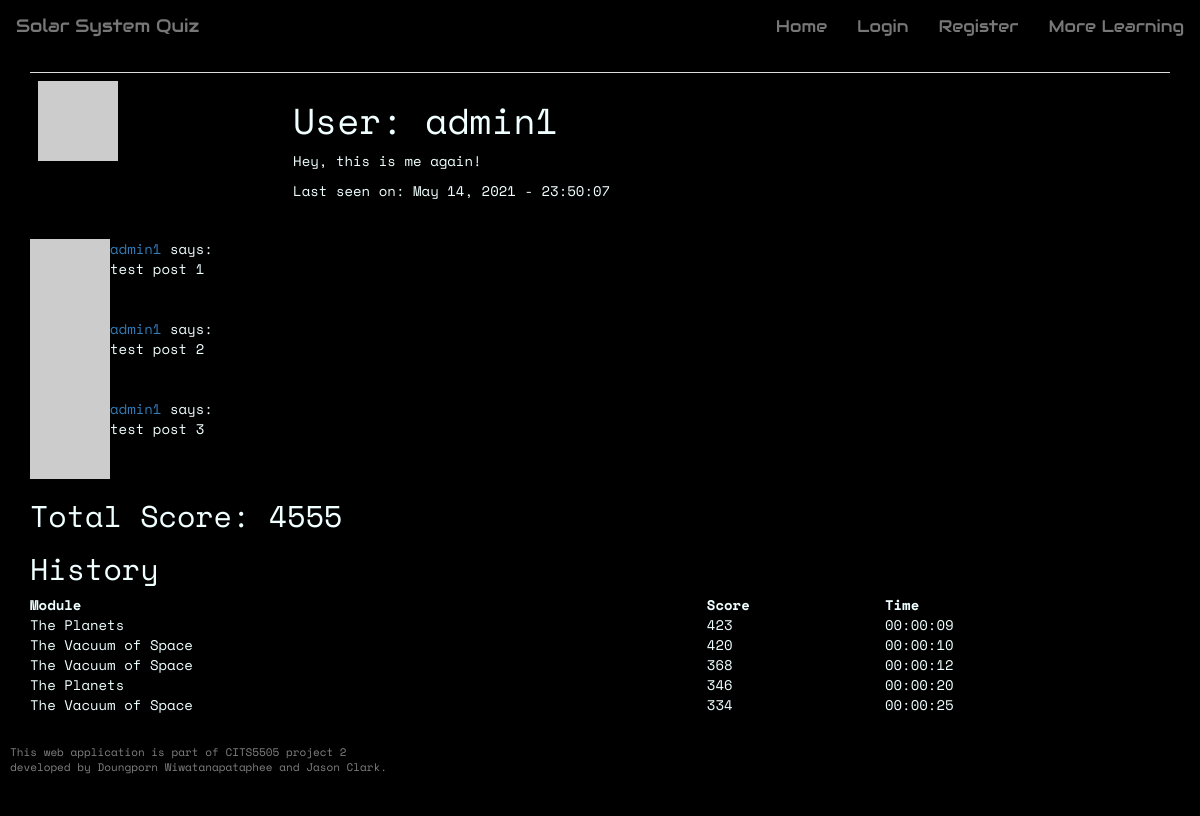
/user/admin1, run on an earlier commit of the app's database.
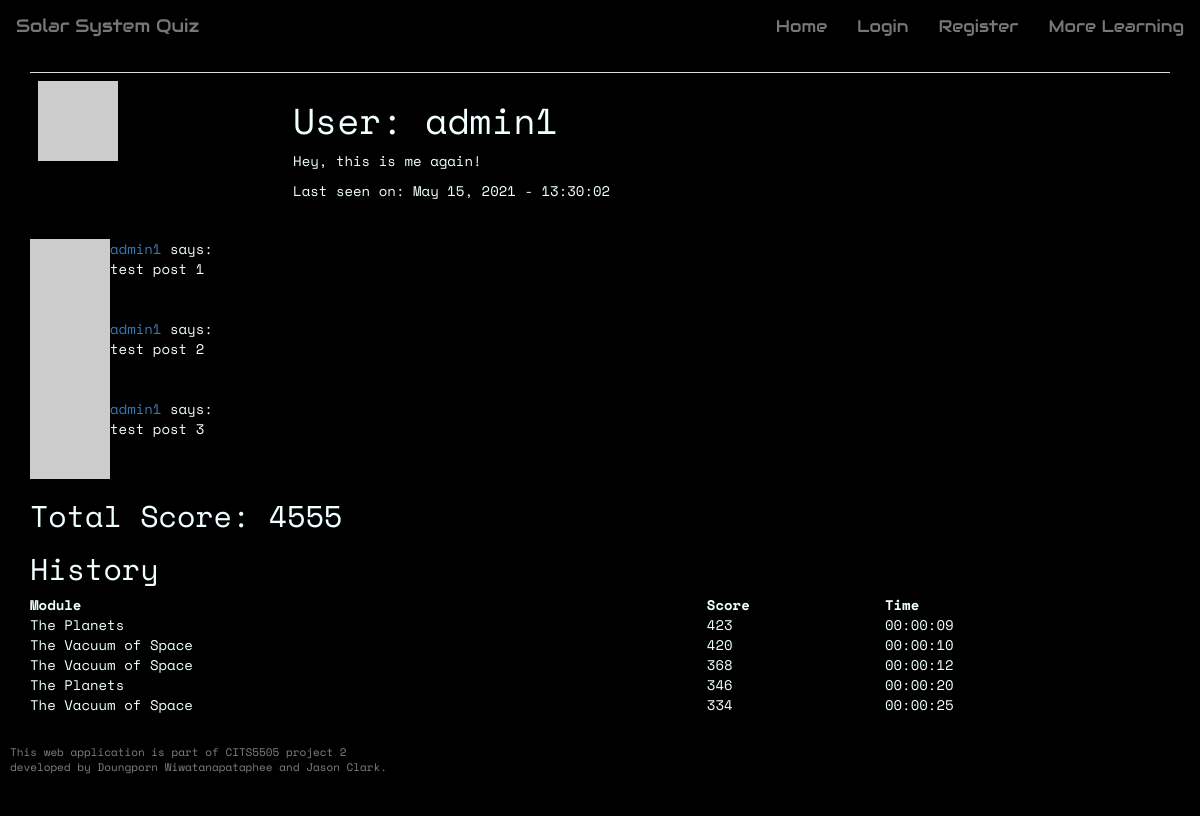
And on a later commit of the database.
### app/models.py (models this page shows, shortened)
class User(UserMixin, db.Model):
    __tablename__ = 'user_table'
    id = db.Column(db.Integer, primary_key=True)
    username = db.Column(db.String(64), index=True, unique=True)
    user_type = db.Column(db.String(64))
    email = db.Column(db.String(120), index=True, unique=True)
    password_hash = db.Column(db.String(128))
    posts = db.relationship('Post', backref='author', lazy='dynamic')
    about_me = db.Column(db.String(140))
    last_seen = db.Column(db.DateTime, default=datetime.utcnow)
    score_child = db.relationship("Score", backref = 'user_parent')
    quiz_unlocked = db.Column(db.Integer, default=0)
    def avatar(self, size):
      digest = md5(self.email.lower().encode('utf-8')).hexdigest()
      return 'https://www.gravatar.com/avatar/{}?d=identicon&s={}'.format(digest, size)

class Post(db.Model):
    id = db.Column(db.Integer, primary_key=True)
    user_id = db.Column(db.Integer, db.ForeignKey('user_table.id')) #user.id
    body = db.Column(db.String(140))
    timestamp = db.Column(db.DateTime, index=True, default=datetime.utcnow)
    page = db.Column(db.String)
    upvotes = db.Column(db.Integer, default=0)
    downvotes = db.Column(db.Integer, default=0)

class Score(db.Model):
    __tablename__ = 'score'
    id = db.Column(db.Integer, primary_key = True)
    user_id = db.Column(db.Integer, db.ForeignKey('user_table.id'))
    questionset_id = db.Column(db.Integer, db.ForeignKey('questionset.id'))
    score = db.Column(db.Integer)
    time_taken = db.Column(db.Time)

class QuestionSet(db.Model):
    __tablename__ = 'questionset'
    id = db.Column(db.Integer, primary_key = True)
    name = db.Column(db.String(64))
    module = db.Column(db.String(64))
    number_of_questions = db.Column(db.Integer)
    child = db.relationship("CurrentQuestion")
    score_child = db.relationship('Score', backref= 'questionset_parent')

### app/routes.py (the view)
@app.route('/user/<username>', methods = ['GET','POST'])
def user_profile(username):
    user = User.query.filter_by(username=username).first_or_404()
    page = request.args.get('page', 1, type=int)
    posts = user.posts.paginate(
      page, 5, False)
    next_url = url_for('user_profile', username=username, page=posts.next_num) \
      if posts.has_next else None
    prev_url = url_for('user_profile', username=username, page=posts.prev_num) \
      if posts.has_prev else None
    score_dict = [] # initialise module score dictionary
    total = 0       # initialise total score as zero
    user_scores = Score.query.filter_by(user_id=user.id).all()
    for score in user_scores:
        score_dict.append({'module': score.questionset_id}) # append scores for each learning module
        total += score.score    # add total score
        scoreSorted = Score.query.filter_by(user_id=user.id).order_by(Score.score.desc()).all()
    return render_template('user_profile.html', user=user, score=total, posts=posts.items,
    scoreSorted = scoreSorted, next_url=next_url, prev_url=prev_url)

### app/routes.py (called while the page is built)
@app.before_request
def before_request():
    from_zone = tz.tzutc()
    to_zone = tz.tzlocal()
    utc = datetime.utcnow()
    utc = utc.replace(tzinfo=from_zone)
    central = utc.astimezone(to_zone)   # convert to local timezone
    if current_user.is_authenticated:
        current_user.last_seen = central
        db.session.commit()

### app/templates/user_profile.html (shortened to what this page needs)
{% extends 'base.html' %}
{% block body %}
<div class="container">
<table class="table">
    <tr valign="top">
        <td><img src="{{ user.avatar(128) }}"></td>
        <td>
            <h1>User: {{ user.username }}</h1>
            {% if user.about_me %}<p>{{ user.about_me }}</p>{% endif %}
            {% if user.last_seen %}<p>Last seen on: {{ user.last_seen.strftime('%B %d, %Y - %H:%M:%S') }}</p>{% endif %}
        </td>
    </tr>
</table>
</div>
<div class="container">
  {% for post in posts %}
  {% include '_post.html'%}
  {% endfor %}
</div>
<div class="container">
    <h2>Total Score: {{ score }}</h2>
    <h2>History</h2>
    <table style="width:100%;">
        <thead>
            <tr>
                <th>Module</th>
                <th>Score</th>
                <th>Time</th>
            </tr>
        </thead>
        <tbody>
        {% for score in scoreSorted %}
        {%  if loop.index <= 5  %}
            <tr>
                <td>{{ score.questionset_parent.name }}</td>
                <td>{{ score.score }}</td>
                <td>{{ score.time_taken }}</td>
            </tr>
        {% endif %}
        {% endfor %}
        </tbody>
    </table>
</div>
{% endblock %}

### app/templates/base.html (shortened to what this page needs)
<!DOCTYPE html>
<html lang="en">
<head>
    <link rel="stylesheet" href="https://maxcdn.bootstrapcdn.com/bootstrap/3.4.1/css/bootstrap.min.css">
    <link rel="stylesheet" type="text/css" href="{{ url_for('static', filename='css/theme.css') }}">
    <link rel="stylesheet" href="https://cdnjs.cloudflare.com/ajax/libs/font-awesome/4.7.0/css/font-awesome.min.css">
</head>
<body>
    {% block navbar %}
    <nav class="navbar navbar-default">
            <div class="navbar-header">
                <a class="navbar-brand" href="{{ url_for('home') }}">Solar System Quiz</a>
            </div>
            <div class="collapse navbar-collapse" id="bs-example-navbar-collapse-1">
                <ul class="nav navbar-nav navbar-right">
                    {% if current_user.is_authenticated %}
                    <li><a href="{{ url_for('home') }}">Home</a></li>
                    <li><a href="{{ url_for('user_profile', username=current_user.username) }}">{{ current_user.username }} Profile</a></li>
                    <li><a href="{{ url_for('more_learning') }}">More Learning</a></li>
                    <li><a href="{{ url_for('logout') }}">Sign Out</a></li>
                    {% else %}
                    <li><a href="{{ url_for('home') }}">Home</a></li>
                    <li><a href="{{ url_for('login') }}">Login</a></li>
                    <li><a href="{{ url_for('register') }}">Register</a></li>
                    <li><a href="{{ url_for('more_learning') }}">More Learning</a></li>
                    {% endif %}
                </ul>
            </div>
    </nav>
    {% endblock %}
    {% block body %}{% endblock %}
    <footer>
        <p>This web application is part of CITS5505 project 2 <br>
           developed by Doungporn Wiwatanapataphee and Jason Clark.</p>
    </footer>
</body>
</html>

### app/templates/_post.html (shortened to what this page needs)
<table>
  <tr valign="top">
    <td><img src="{{ post.author.avatar(36) }}"></td>
    <td>
      <a href="{{ url_for('user_profile', username=post.author.username) }}">
        {{ post.author.username }}
      </a>
      says:<br>{{ post.body }}
    </td>
  </tr>
</table>

### app/static/css/theme.css (style rules this page uses)
* { box-sizing: border-box; }
body { font-family: 'Space Mono', monospace; background-color: black; color: azure; }
html { scroll-behavior: smooth; }
.navbar { font-family: 'Audiowide', cursive; background-color: black; border-color: black; }
.nav a { font-size: 1.2em !important; }
footer { font-size: 11px; background: black; color:grey; padding: 3rem 1rem; bottom: 0; left: 0; width: 100%; }

What changed in the data, as far as the page shows it:
changed User "admin1": last_seen "May 14, 2021 - 23:50:07" → "May 15, 2021 - 13:30:02"
